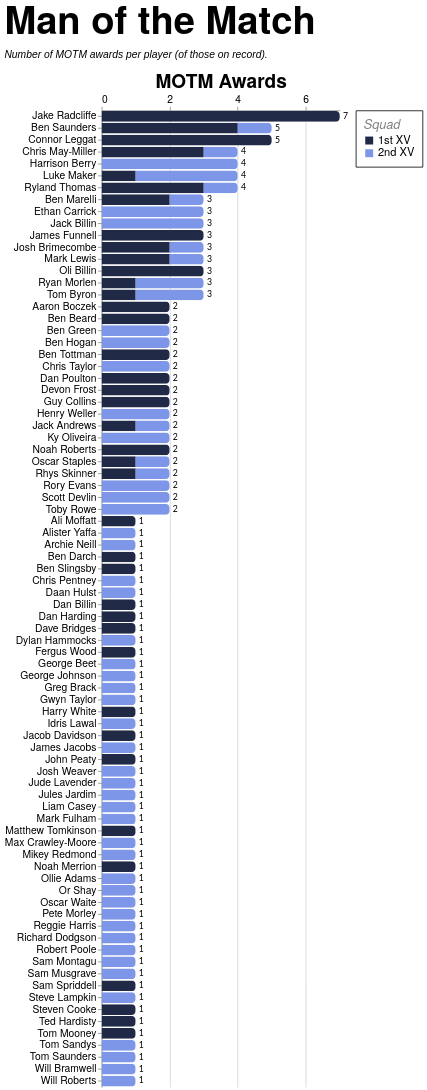

This figure's Vega-Lite source:
### Vega-Lite specification from a JSON file in a GitHub repository (floating-point values rounded to 4 significant figures; data arrays with more than 128 entries replaced by an {"elided": "..."} marker saying what was removed)
{"config": {"axis": {"labelFont": "PT Sans Narrow, Helvetica Neue, Helvetica, Arial, sans-serif", "titleFont": "PT Sans Narrow, Helvetica Neue, Helvetica, Arial, sans-serif", "labelFontSize": 13, "titleFontSize": 24, "gridColor": "#202947", "gridOpacity": 0.2, "zindex": 1}, "text": {"font": "Lato, sans-serif"}, "bar": {"cornerRadiusEnd": 5}, "header": {"labelFont": "PT Sans Narrow, Helvetica Neue, Helvetica, Arial, sans-serif", "titleFont": "PT Sans Narrow, Helvetica Neue, Helvetica, Arial, sans-serif", "labelFontSize": 24, "titleFontSize": 28, "labelFontWeight": "bold", "orient": "left"}, "legend": {"labelFont": "PT Sans Narrow, Helvetica Neue, Helvetica, Arial, sans-serif", "titleFont": "PT Sans Narrow, Helvetica Neue, Helvetica, Arial, sans-serif", "labelFontSize": 14, "titleFontSize": 16, "titlePadding": 5, "fillColor": "white", "strokeColor": "black", "padding": 10, "titleFontWeight": "lighter", "titleFontStyle": "italic", "titleColor": "gray", "offset": 10}, "title": {"font": "PT Sans Narrow, Helvetica Neue, Helvetica, Arial, sans-serif", "fontSize": 48, "fontWeight": "bold", "anchor": "start", "align": "center", "titlePadding": 20, "subtitlePadding": 10, "subtitleFontSize": 13, "subtitleColor": "", "subtitleFontStyle": "italic", "offset": 15, "color": "black"}, "axisX": {"labelAngle": 0}, "facet": {"title": null, "header": null, "align": {"row": "each", "column": "each"}, "spacing": 10}, "resolve": {"scale": {"y": "independent", "facet": "independent"}}, "background": "transparent", "scale": {"offsetBandPaddingOuter": 0.2, "offsetBandPaddingInner": 0.1}, "view": {"stroke": null, "background": "transparent"}}, "layer": [{"mark": {"type": "bar"}, "encoding": {"color": {"field": "squad", "legend": {"labelExpr": "datum.value + ' XV'", "offset": 20, "orient": "right", "title": "Squad"}, "scale": {"domain": ["1st", "2nd"], "range": ["#202946", "#7d96e8"]}, "sort": ["1st", "2nd"], "type": "nominal"}, "tooltip": [{"field": "player", "title": "Player", "type": "nominal"}, {"field": "squad", "title": "Squad", "type": "nominal"}, {"field": "position", "title": "Position", "type": "nominal"}, {"field": "unit", "title": "Unit", "type": "nominal"}, {"aggregate": "sum", "field": "motm_awards", "title": "MOTM Awards", "type": "quantitative"}, {"aggregate": "max", "field": "player_total", "title": "Total", "type": "quantitative"}], "x": {"aggregate": "sum", "axis": {"orient": "top", "title": "MOTM Awards"}, "field": "motm_awards", "type": "quantitative"}, "y": {"field": "player", "sort": {"field": "player_total", "op": "max", "order": "descending"}, "title": null, "type": "nominal"}}}, {"mark": {"type": "text", "align": "left", "baseline": "middle", "color": "black", "dx": 4, "fontSize": 11}, "encoding": {"text": {"field": "total_awards", "format": ".0f", "type": "quantitative"}, "x": {"axis": {"format": ".0f", "orient": "top", "tickCount": 3, "title": "MOTM Awards"}, "field": "total_awards", "type": "quantitative"}, "y": {"field": "player", "sort": {"field": "player_total", "op": "max", "order": "descending"}, "title": null, "type": "nominal"}}, "transform": [{"aggregate": [{"op": "sum", "field": "motm_awards", "as": "total_awards"}, {"op": "max", "field": "player_total", "as": "player_total"}], "groupby": ["player"]}]}], "data": {"name": "data-3fb826f00fa6d153e762812b84863656"}, "height": {"step": 15}, "params": [{"name": "seasonParam", "value": []}, {"name": "gameTypesParam", "value": []}, {"name": "squadParam", "value": "All"}], "title": {"text": "Man of the Match", "subtitle": "Number of MOTM awards per player (of those on record)."}, "transform": [{"filter": "length(seasonParam) === 0 || indexof(seasonParam, datum.season) >= 0"}, {"filter": "length(gameTypesParam) === 0 || indexof(gameTypesParam, datum.game_type) >= 0"}, {"filter": "squadParam === \"All\" || datum.squad === squadParam"}, {"joinaggregate": [{"op": "sum", "field": "motm_awards", "as": "player_total"}], "groupby": ["player"]}, {"filter": "datum.player_total > 0"}], "width": 300, "$schema": "https://vega.github.io/schema/vega-lite/v5.20.1.json", "datasets": {"data-3fb826f00fa6d153e762812b84863656": {"elided": "133 records"}}}
